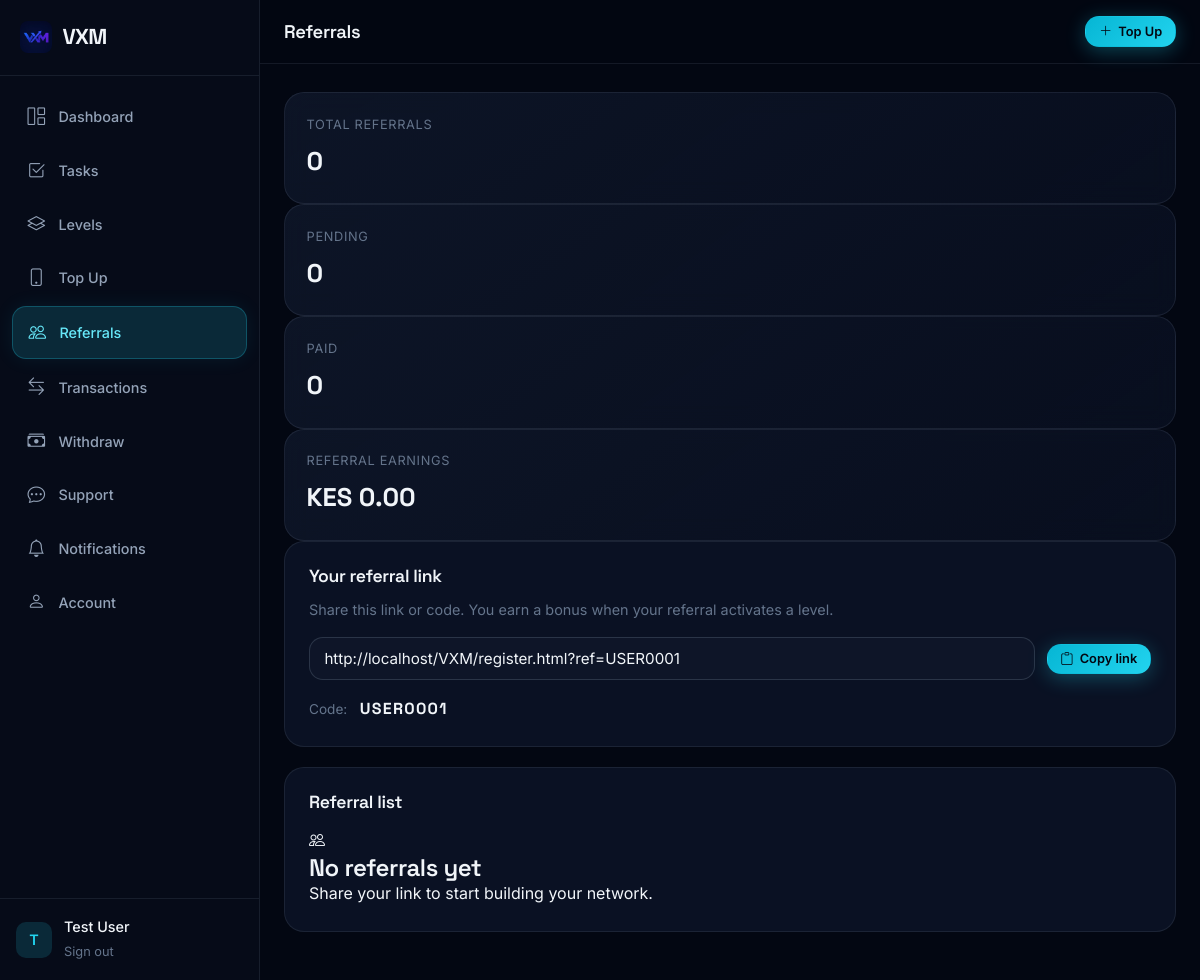
Page /referrals.php (signed in) on the committed database.
### tables this page shows
CREATE TABLE IF NOT EXISTS `users` (
  `id` INT UNSIGNED NOT NULL AUTO_INCREMENT,
  `full_name` VARCHAR(150) NOT NULL,
  `email` VARCHAR(190) NOT NULL,
  `phone` VARCHAR(20) DEFAULT NULL,
  `password` VARCHAR(255) NOT NULL,
  `referral_code` VARCHAR(20) NOT NULL,
  `referred_by` VARCHAR(20) DEFAULT NULL COMMENT 'Referral code of referrer',
  `level_id` INT UNSIGNED DEFAULT NULL,
  `wallet_balance` DECIMAL(14,2) NOT NULL DEFAULT 0.00,
  `total_earnings` DECIMAL(14,2) NOT NULL DEFAULT 0.00,
  `total_withdrawals` DECIMAL(14,2) NOT NULL DEFAULT 0.00,
  `total_deposits` DECIMAL(14,2) NOT NULL DEFAULT 0.00,
  `status` ENUM('active','inactive','suspended') NOT NULL DEFAULT 'active',
  `is_admin` TINYINT(1) NOT NULL DEFAULT 0,
  `email_verified_at` DATETIME DEFAULT NULL,
  `last_login_at` DATETIME DEFAULT NULL,
  `created_at` DATETIME NOT NULL DEFAULT CURRENT_TIMESTAMP,
  `updated_at` DATETIME DEFAULT NULL ON UPDATE CURRENT_TIMESTAMP,
  PRIMARY KEY (`id`),
  UNIQUE KEY `uk_users_email` (`email`),
  UNIQUE KEY `uk_users_referral_code` (`referral_code`),
  KEY `idx_users_level` (`level_id`),
  KEY `idx_users_status` (`status`),
  KEY `idx_users_referred_by` (`referred_by`)
);

### includes/helpers.php (called while the page is built, shortened)
<?php
function require_login(): array {
    return [
        'id'         => (int)$_SESSION['user_id'],
        'full_name'  => $_SESSION['full_name'] ?? '',
        'email'      => $_SESSION['email'] ?? '',
        'is_admin'   => !empty($_SESSION['is_admin']),
        'level_id'   => (int)($_SESSION['level_id'] ?? 0),
    ];
}
function money(float $amount): string {
    return CURRENCY . ' ' . number_format($amount, 2);
}
function e(?string $str): string {
    return htmlspecialchars($str ?? '', ENT_QUOTES, 'UTF-8');
}

### referrals.php (the view, shortened to what this page needs)
<?php
require_once __DIR__ . '/includes/layout_user.php';
$user = require_login();
$user_id = $user['id'];
$db = db();
$stmt = $db->prepare("SELECT full_name, referral_code FROM users WHERE id = ? LIMIT 1");
$stmt->bind_param('i', $user_id);
$stmt->execute();
$u = $stmt->get_result()->fetch_assoc();
$referral_code = $u['referral_code'];
$baseUrl = rtrim(APP_URL, '/');
$referral_link = $baseUrl . '/register.html?ref=' . urlencode($referral_code);
$stmt = $db->prepare("SELECT COUNT(*) FROM referrals WHERE referrer_id = ?");
$stmt->bind_param('i', $user_id);
$stmt->execute();
$stmt->bind_result($total_refs);
$stmt = $db->prepare("SELECT COUNT(*) FROM referrals WHERE referrer_id = ? AND status = 'pending'");
$stmt->bind_param('i', $user_id);
$stmt->execute();
$stmt->bind_result($pending_refs);
$stmt = $db->prepare("SELECT COUNT(*) FROM referrals WHERE referrer_id = ? AND status = 'paid'");
$stmt->bind_param('i', $user_id);
$stmt->execute();
$stmt->bind_result($paid_refs);
$stmt = $db->prepare("SELECT COALESCE(SUM(bonus), 0) FROM referrals WHERE referrer_id = ? AND status = 'paid'");
$stmt->bind_param('i', $user_id);
$stmt->execute();
$stmt->bind_result($paid_amount);
$referrals = [];
$triggerLabel = match (REFERRAL_BONUS_TRIGGER) {
    'on_level_purchase' => 'when your referral activates a level',
    'on_first_task' => 'when your referral completes their first task',
    'on_registration' => 'when your referral registers',
    default => 'when the referral qualifies (admin or system rule)',
};
?>
<div class="stat-grid">
  <div class="stat-card highlight">
    <div class="label">Total referrals</div>
    <div class="value"><?= (int)$total_refs ?></div>
  </div>
  <div class="stat-card">
    <div class="label">Pending</div>
    <div class="value"><?= (int)$pending_refs ?></div>
  </div>
  <div class="stat-card">
    <div class="label">Paid</div>
    <div class="value"><?= (int)$paid_refs ?></div>
  </div>
  <div class="stat-card">
    <div class="label">Referral earnings</div>
    <div class="value"><?= money((float)$paid_amount) ?></div>
  </div>
</div>
<div class="panel">
  <h2 class="panel-title" style="margin-bottom:0.75rem;">Your referral link</h2>
  <p class="text-muted" style="font-size:0.9rem;margin-bottom:1rem;">
    Share this link or code. You earn a bonus <?= e($triggerLabel) ?>.
  </p>
  <div style="display:flex;gap:0.75rem;flex-wrap:wrap;align-items:center;">
    <input type="text" class="form-input" id="refLink" value="<?= e($referral_link) ?>" readonly style="flex:1;min-width:200px;" />
    <button type="button" class="btn btn-primary btn-sm" id="copyLink"><i class="bi bi-clipboard"></i> Copy link</button>
  </div>
  <div style="margin-top:1rem;">
    <span class="text-muted" style="font-size:0.85rem;">Code:</span>
    <strong style="font-family:var(--font-display);letter-spacing:0.08em;margin-left:0.5rem;"><?= e($referral_code) ?></strong>
  </div>
</div>
<div class="panel">
  <div class="panel-header">
    <h2 class="panel-title">Referral list</h2>
  </div>
  <?php if (empty($referrals)): ?>
    <div class="empty-state">
      <i class="bi bi-people"></i>
      <h3>No referrals yet</h3>
      <p>Share your link to start building your network.</p>
    </div>
  <?php endif; ?>
</div>

### assets/css/vxm.css (style rules this page uses)
:root { --bg-deep: #030712; --bg-base: #060b18; --bg-elevated: #0b1224; --bg-card: rgba(15, 23, 42, 0.72); --bg-card-solid: #0f172a; --bg-glass: rgba(15, 23, 42, 0.55); --accent: #22d3ee; --accent-soft: #67e8f9; --accent-dim: rgba(34, 211, 238, 0.15); --accent-glow: rgba(34, 211, 238, 0.35); --gold: #fbbf24; --gold-soft: #fcd34d; --success: #34d399; --danger: #f87171; --warning: #fbbf24; --text-primary: #f1f5f9; --text-secondary: #94a3b8; --text-muted: #64748b; --text-inverse: #030712; --border: rgba(148, 163, 184, 0.12); --border-strong: rgba(148, 163, 184, 0.22); --border-accent: rgba(34, 211, 238, 0.35); --shadow-sm: 0 2px 8px rgba(0, 0, 0, 0.25); --shadow-md: 0 8px 30px rgba(0, 0, 0, 0.35); --shadow-lg: 0 20px 60px rgba(0, 0, 0, 0.45); --shadow-glow: 0 0 40px rgba(34, 211, 238, 0.18); --font-sans: "Inter", system-ui, -apple-system, sans-serif; --font-display: "Space Grotesk", var(--font-sans); --radius-sm: 8px; --radius-md: 14px; --radius-lg: 20px; --radius-xl: 28px; --radius-full: 9999px; --nav-height: 72px; --container: 1180px; --sidebar-width: 260px; --ease: cubic-bezier(0.22, 1, 0.36, 1); --ease-out: cubic-bezier(0.16, 1, 0.3, 1); --duration: 0.35s; }
*, *::before, *::after { box-sizing: border-box; margin: 0; padding: 0; }
html { scroll-behavior: smooth; -webkit-text-size-adjust: 100%; }
body { font-family: var(--font-sans); font-size: 16px; line-height: 1.6; color: var(--text-primary); background: var(--bg-deep); min-height: 100vh; overflow-x: hidden; -webkit-font-smoothing: antialiased; }
button { font-family: inherit; cursor: pointer; border: none; background: none; }
input, select, textarea { font-family: inherit; font-size: 1rem; }
h1, h2, h3, h4, h5, h6 { font-family: var(--font-display); font-weight: 600; line-height: 1.15; letter-spacing: -0.02em; color: var(--text-primary); }
h2 { font-size: clamp(1.85rem, 3.5vw, 2.75rem); }
h3 { font-size: clamp(1.25rem, 2vw, 1.5rem); }
.text-muted { color: var(--text-muted); }
.btn { display: inline-flex; align-items: center; justify-content: center; gap: 0.5rem; padding: 0.7rem 1.35rem; font-size: 0.925rem; font-weight: 600; border-radius: var(--radius-md); transition: all var(--duration) var(--ease); white-space: nowrap; border: 1px solid transparent; line-height: 1.2; }
.btn-primary { background: linear-gradient(135deg, #06b6d4 0%, #22d3ee 100%); color: var(--text-inverse); box-shadow: 0 4px 20px rgba(34, 211, 238, 0.3); }
.btn-sm { padding: 0.45rem 0.9rem; font-size: 0.825rem; }

### rows in the picture
users: referral_code "http://localhost/VXM/register.html?ref=USER0001", referral_code "USER0001"

### other values in the picture
substr($userName, 0, 1) "T"
$userName "Test User"
$title "Referrals"
$total_refs "0"
$pending_refs "0"
$paid_refs "0"
money((float)$paid_amount) "KES 0.00"
$triggerLabel "when your referral activates a level"
